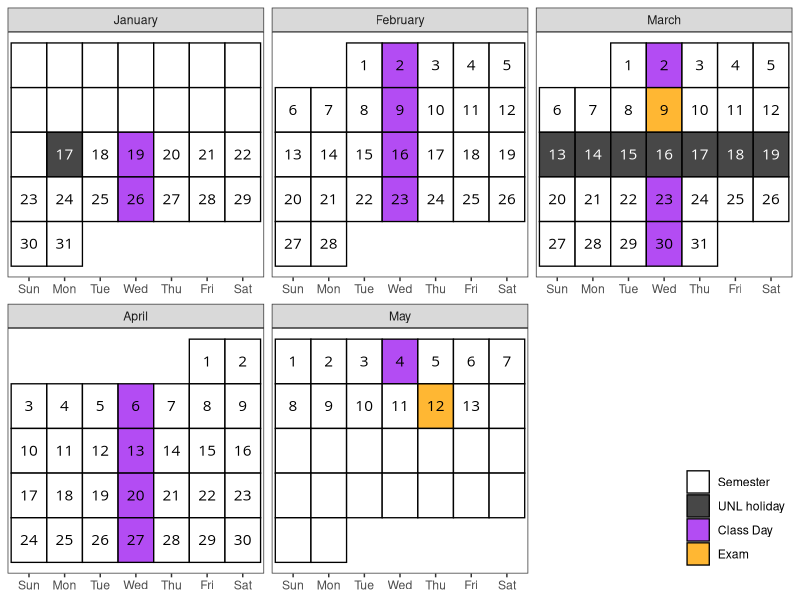

The R source for this figure:
## ---- chunk 1
# knitr::opts_chunk$set(cache=FALSE, dev='pdf')
knitr::opts_chunk$set(cache=F,
                      fig.path = 'figs/',
                      cache.path='cache/',
                      warning=F,
                      message=F)

knitr::opts_chunk$set(
                  fig.process = function(x) {
                      x2 = sub('-\\d+([.][a-z]+)$', '\\1', x)
                      if (file.rename(x, x2)) x2 else x
                      }
                  )

library(tidyverse)
library(lubridate)

# Create a calendar for your syllabus ----
# Source: http://svmiller.com/blog/2020/08/a-ggplot-calendar-for-your-semester/

# 1) what is the first Monday of the semester?
# Any number of ways to identify dates in R, but we'll use {lubridate} and the ymd() function here.
# Format: YYYYMMDD. In this example, 4 January 2022.

# Weekday(s) of class
class_wdays <- c("Wed")

# Spring Break was 13 March 2022 to 20 March 2022.
not_here_dates <- c(
  ymd("20220117"),
  # Spring Break
  seq(ymd(20220313),ymd(20220319), by=1))

# You can adjust this as you see fit. Basically: add assignment types (e.g. papers, quizzes).
# My intro class was fairly simple: just exams.
exam_dates <- c(ymd(20220309), ymd(20220512))

# What are the full dates of the semester? Here, I'll exclude exam week as I like to do.
# In this case: 6 January to 23 April
semester_dates <- seq(ymd(20220117), ymd(20220513), by=1)

exam_week <- seq(ymd(20220509), ymd(20220513), by = 1)

# Custom function for treating the first day of the month as the first week 
# of the month up until the first Sunday (unless Sunday was the start of the month)
wom <- function(date) {
    first <- wday(as.Date(paste(year(date),month(date),1,sep="-")))
    return((mday(date)+(first-2)) %/% 7+1)
  }

# Create a data frame of dates, assign to Cal
Cal <- tibble(date = seq(ymd(20220102), ymd(20220530), by=1))  %>%
  mutate(mon = lubridate::month(date, label=T, abbr=F), # get month label
         wkdy = weekdays(date, abbreviate=T), # get weekday label
         wkdy = fct_relevel(wkdy, "Sun", "Mon", "Tue", "Wed", "Thu","Fri","Sat"), # make sure Sunday comes first
         semester = date %in% semester_dates, # is date part of the semester?
         exams = date %in% exam_dates, # is it an exam?
         not_here = date %in% not_here_dates, # is it a day off?
         exam_wk = date %in% exam_week,
         day = lubridate::mday(date), # get day of month to add later as a label
         # Below: our custom wom() function
         week = wom(date))

# Create a category variable, for filling.
# I can probably make this a case_when(), but this will work.

Cal <- Cal %>%
  mutate(category = case_when(
    exams ~ "Exam",
    not_here ~ "UNL holiday",
    semester & wkdy %in% class_wdays & !not_here & !exam_wk ~ "Class Day",
    semester ~ "Semester",
    TRUE ~ "NA"
  ))
  # mutate(category = NA,
  #        category = ifelse(semester == 1, "Semester", category),
  #        category = ifelse(semester == 1 & wkdy %in% c("Wed"), "Class Day", category),
  #        category = ifelse(exams == 1, "Exams", category),
  #        category = ifelse(is.na(category) | (semester == 1 & not_here == 1), "NA", category)) -> Cal 

class_cal <- Cal %>% 
  ggplot(.,aes(wkdy, week)) +
  # custom theme stuff below
  # theme_steve_web() + 
  theme_bw() +
  theme(panel.grid.major.x = element_blank(),
        legend.position = c(1, 0), legend.justification = c(1,0), legend.direction = "vertical", legend.title = element_blank(),
        axis.title.y = element_blank(), axis.title.x = element_blank(), axis.ticks.y = element_blank(), axis.text.y = element_blank()) +
  # geom_tile and facet_wrap will do all the heavy lifting
  geom_tile(alpha=0.8, aes(fill=category), color="black", size=.45) +
  facet_wrap(~mon, scales = "free", ncol=3) +
  # fill in tiles to make it look more "calendary" (sic)
  geom_text(aes(label=day, color = semester&(!not_here)),family="Open Sans") +
  # put your y-axis down, flip it, and reverse it
  scale_y_reverse(breaks=NULL) +
  # manually fill scale colors to something you like...
  scale_color_manual(values = c("FALSE" = "white", "TRUE" = "black"), guide = "none") + 
  scale_fill_manual(values=c("Class Day"="purple", 
                             "Semester"="white",
                             "UNL holiday" = "grey10",
                             "NA" = "white", # I like these whited out...
                             "Exam"="orange"),
                    #... but also suppress a label for a non-class semester day
                    breaks=c("Semester", "UNL holiday", "Class Day","Exam"))
# class_cal

exam_days <- filter(Cal, category == "Exam") %>% 
  mutate(topic = c("Midterm", "Final"),
         time = c("In Class", "1-3 pm"))

class_days <- filter(Cal, category == "Class Day") %>%
  mutate(topic = c(
    "Getting Started", 
    "Scripts & Notebooks", 
    "R & Python Intro", 
    "Basic Data Types", 
    "Vectors, Arrays, and Indexing", 
    "Control Structures", 
    "Data Structures", 
    "Git and Github", 
    "Reading in Data", 
    "Functions", 
    "Functions and Loops", 
    "Statistics", 
    "Modeling", 
    "Simulation")) %>%
  bind_rows(exam_days) %>%
  arrange(date)

## ---- chunk 2
class_cal
## ---- chunk 3
class_days %>% select(date, topic, time) %>%
  mutate(time = ifelse(is.na(time), "", time)) %>%
  mutate(date2 = format(date, "%b %e")) %>%
  set_names(c("date", "Topic", "Time", "Date")) %>%
  select(Date, Time, Topic) %>%
kableExtra::kable(caption = "Tentative schedule of class topics")
